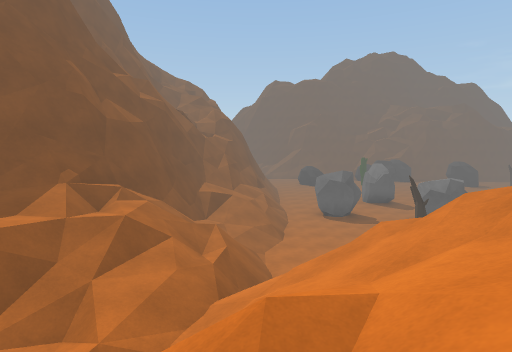
[1] (above)

17 first-person views from a walk through a scene from a Unity 3-D project. The camera is 1.5 m above the floor, tilts 6° down and sees 80° across. The floor is counted in squares, 2 m on a side. Each view is taken from the middle of a square. On the plan, view 1 faces up. The plan holds only what a view shows up to about 10 squares ahead; the rest is blank. The place goes on beyond the plan. Some animated figures are left out.

[2]
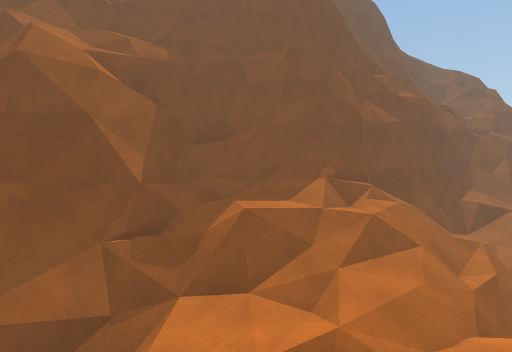

[3]
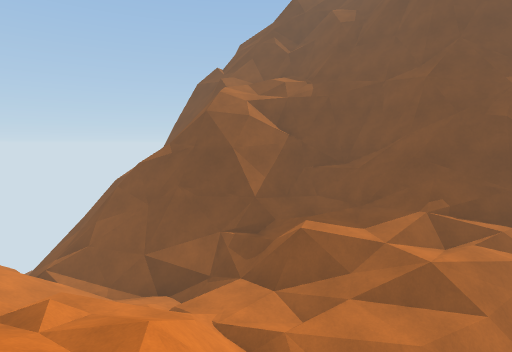

[4]
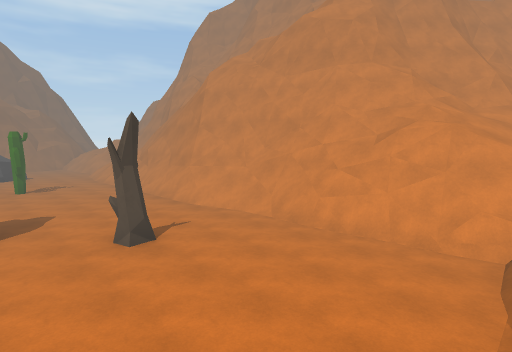

[5]
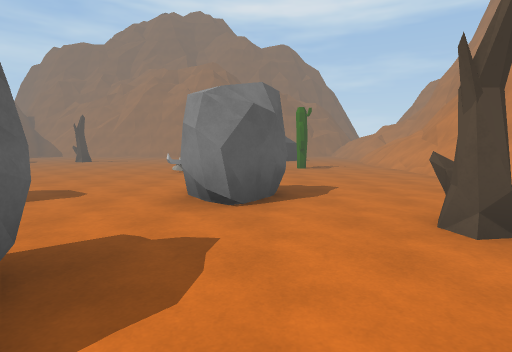

[6]
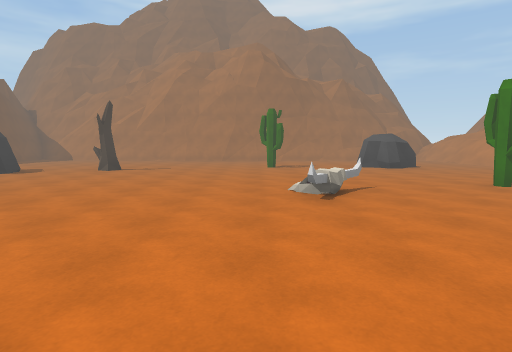

[7]
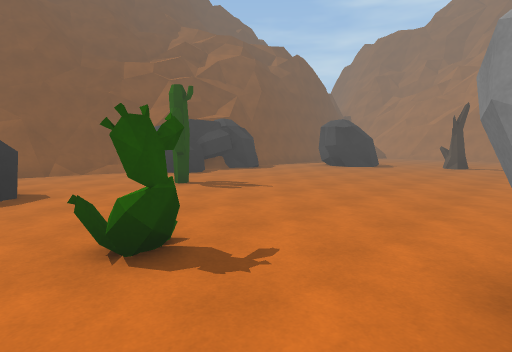

[8]
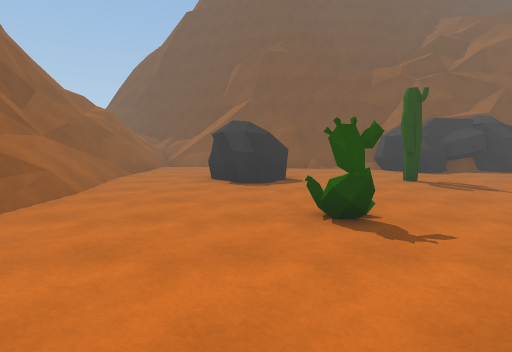

[9]
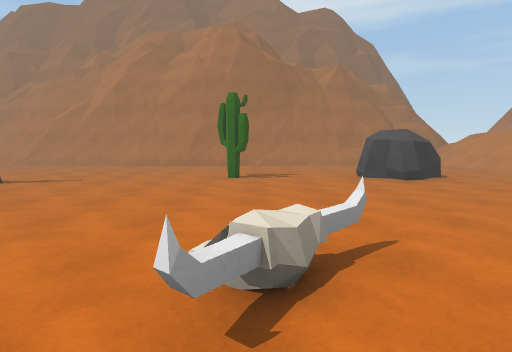

[10]
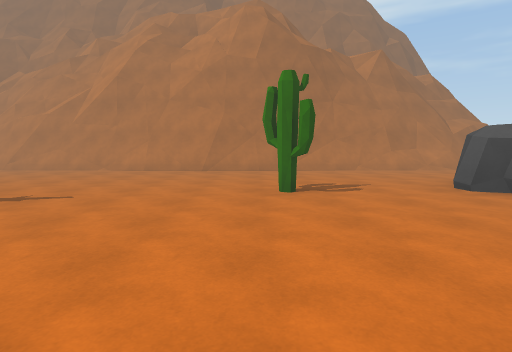

[11]
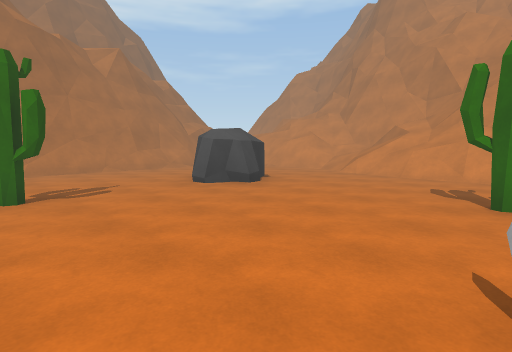

[12]
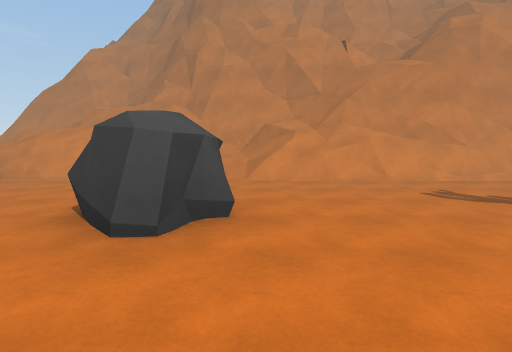

[13]
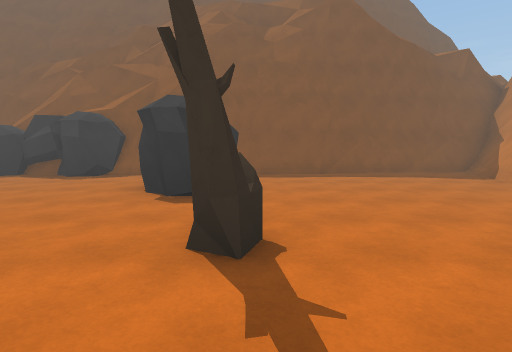

[14]
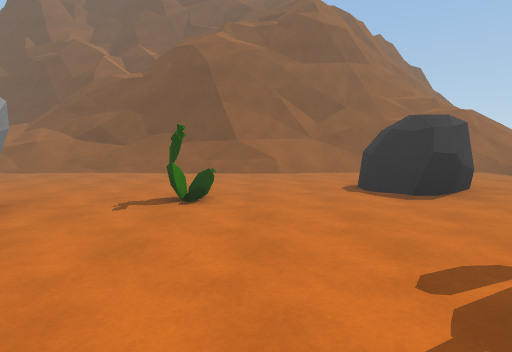

[15]
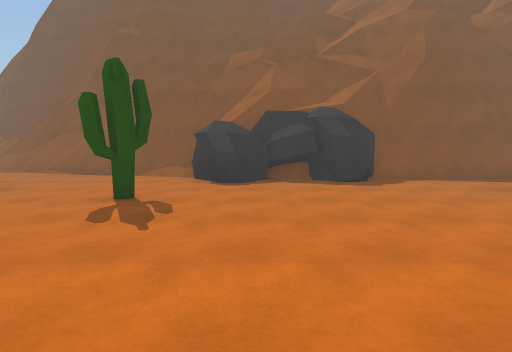

[16]
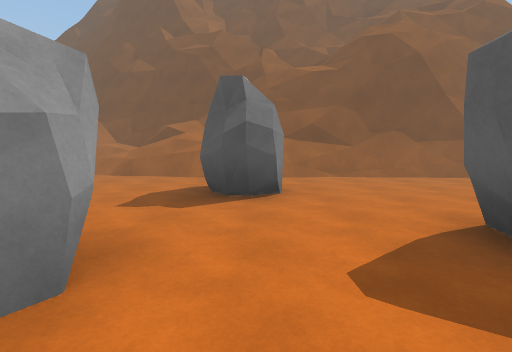

[17]
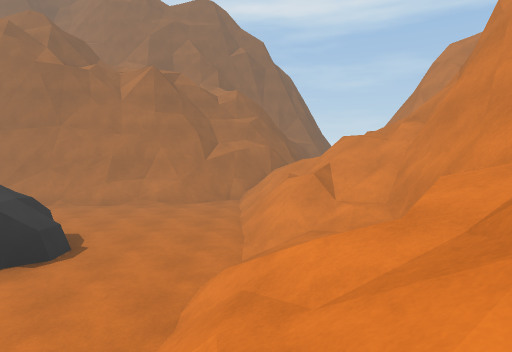

### Floor plan
Key: @ floor where view 1 was taken; # wall or solid block; . main floor; : floor 1 m higher than the main floor; + floor 1.25 m higher than the main floor; * floor 1.5 m higher than the main floor; % floor 3.5 m higher than the main floor; / step, stairs or slope; = window, fence, low wall or low ledge; ^ raised ledge; v drop or lower ground; R rock; T tree; C cactus; B bones.
Columns run from 7 left of view 1 to 22 right of it. Each row starts with its distance up from view 1.
 25       %*####
 24       =v==#######         ###
 23      ##==......R##R########.#
 22       ##/......RR.R.........#
 21       ##/.RR.........R.....##
 20        #/..R..C.....RR.....#
 19        #/..................#
 18        #=..................#
 17        ##...C.........T....#
 16        #=..................#
 15        ##....R.............#
 14        #=...RR.............#
 13       ###..............C...#
 12      ##//.RR......B....C...#
 11      #=//....R.............#
 10      # //....RR............#
  9      #///.........CC...RR..#
  8     ##//....T..........R...##
  7     ##//...................##
  6    ##///......////////...../##
  5   ##////#==///#####//////////#
  4   ##////==#####  ###=////////#
  3   ^//////=##      ######//=/
  2   ^#=/////#           ###====
  1   ^=#///=##             #####
  0   ^#///@=##
 -1    #/// ^#
 -2  ^===
 -3 ==:+
 -4  v

Positions as (right, up) in squares from view 1, and headings:
1: (0, 0), facing up
2: (0, 0), facing up-left
3: (2, 2), facing left
4: (0, 10), facing down-right
5: (2, 10), facing right
6: (6, 13), facing right
7: (4, 15), facing up-right
8: (4, 14), facing up
9: (9, 12), facing right
10: (11, 13), facing right
11: (11, 13), facing down-right
12: (15, 12), facing down
13: (15, 15), facing up
14: (9, 18), facing left
15: (9, 16), facing up
16: (8, 12), facing left
17: (12, 5), facing right
